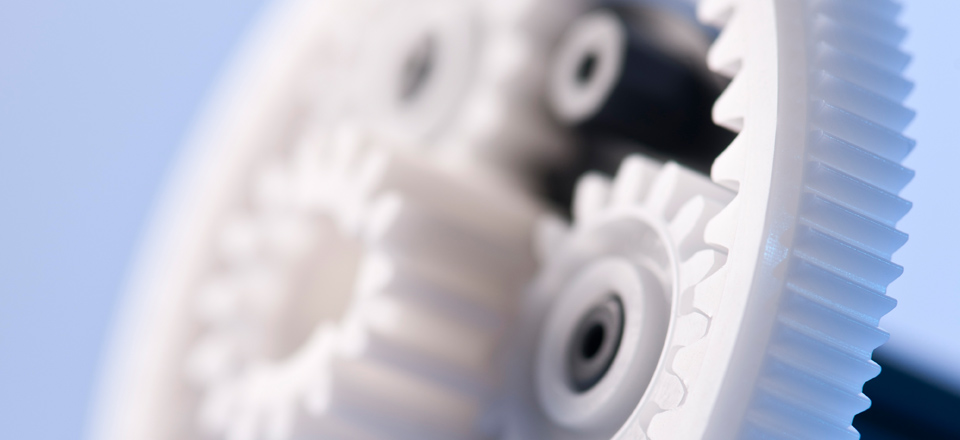
#> input picture _kit/home/rittinghaus/src-gears.jpg, 960 x 440 px
$ python grade.py
#> lines starting #> are read from the running program, lines starting #| are printed output that depends on the picture
#!/usr/bin/env python3
"""Rittinghaus hero (HOME_BRIEF update 2a): Rittinghaus's own product photograph of white injection-moulded precision gears
(rittinghaus-gmbh.de/wp-content/uploads/2012/03/head_produkte_01.jpg, 960x440, the header of their "Produkte" page), cropped to the
gear train, lifted slightly toward white, and eased into the photo's own pale-blue ground over a long elliptical distance: colour
converges on the page ground (BG) AND alpha falls away, so no edge can read as a box (DP/DJ). Never upscaled."""
import numpy as np
from PIL import Image
S=Image.open('src-gears.jpg').convert('RGB')
#> S is the input picture: PIL image 960x440 RGB; mean R, G, B 182.1, 185.6, 202.1
im=S.crop((250,0,960,440)); OW,OH=im.size
#> after `im = S.crop((250, 0, 960, 440))`:
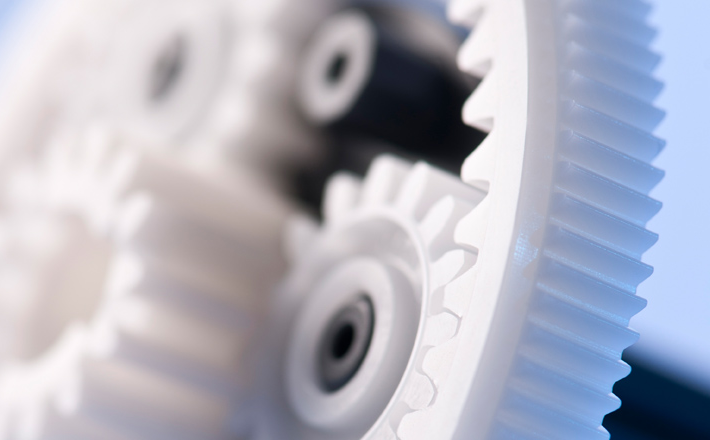
#> im: PIL image 710x440 RGB; mean R, G, B 175.8, 177.1, 190.1
#> after `OW, OH = im.size`: OW = 710; OH = 440
a=np.asarray(im).astype(np.float32)/255.
a=a*.86+.14                       # a touch lighter and softer, the photo's own cool light kept
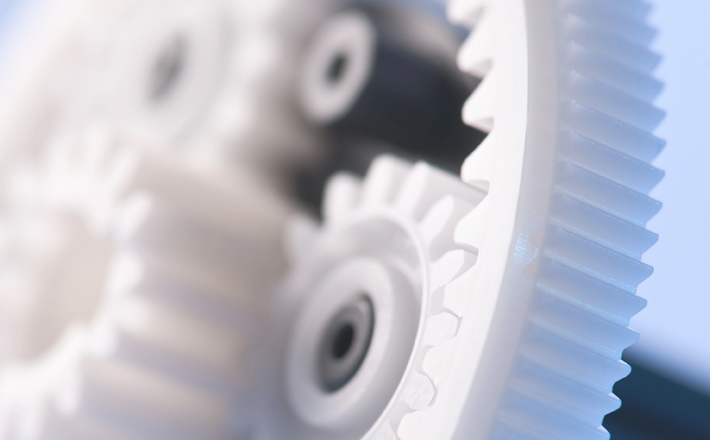
#> a: shape (440, 710, 3) float32; mean R, G, B 0.733, 0.737, 0.781
BG=np.array([200,213,240],np.float32)/255.   # = hero ground (#c8d5f0), the lifted tone of the photo's backdrop
yy,xx=np.mgrid[0:OH,0:OW].astype(np.float32)
nx=(xx-OW*.56)/(OW*.56); ny=(yy-OH*.5)/(OH*.5)
d=np.sqrt(nx**2+ny**2*1.0)
def ss(e0,e1,x):
    t=np.clip((x-e0)/(e1-e0),0,1); return t*t*(3-2*t)
m=ss(.42,1.0,d)
c=a*(1-m[...,None])+BG*m[...,None]
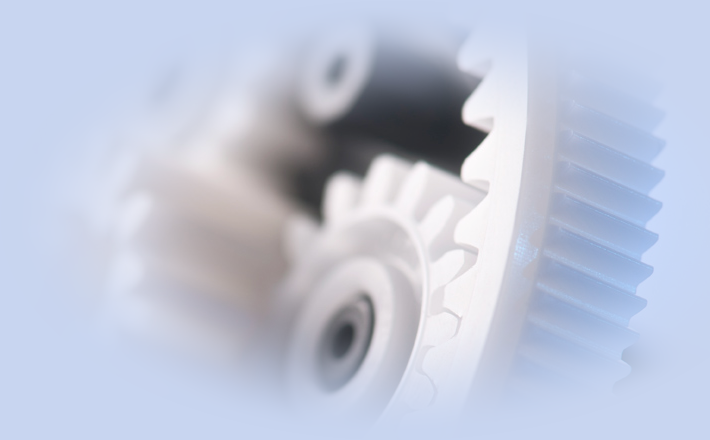
#> c: shape (440, 710, 3) float32; mean R, G, B 0.749, 0.776, 0.851
alpha=1-ss(.62,1.02,d)
out=np.dstack([np.clip(c,0,1),alpha])
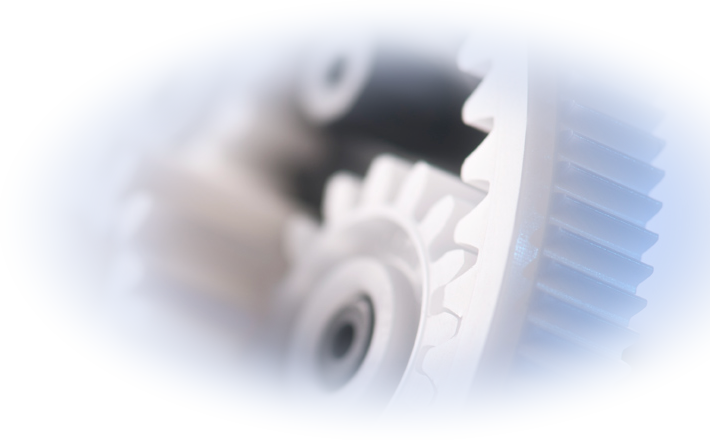
#> out: shape (440, 710, 4) float32; mean R, G, B, A 0.749, 0.776, 0.851, 0.589; transparent parts drawn white
Image.fromarray((out*255+.5).astype(np.uint8),'RGBA').save('hero.webp',quality=90,method=6)
print(OW,OH)
#| 710 440
